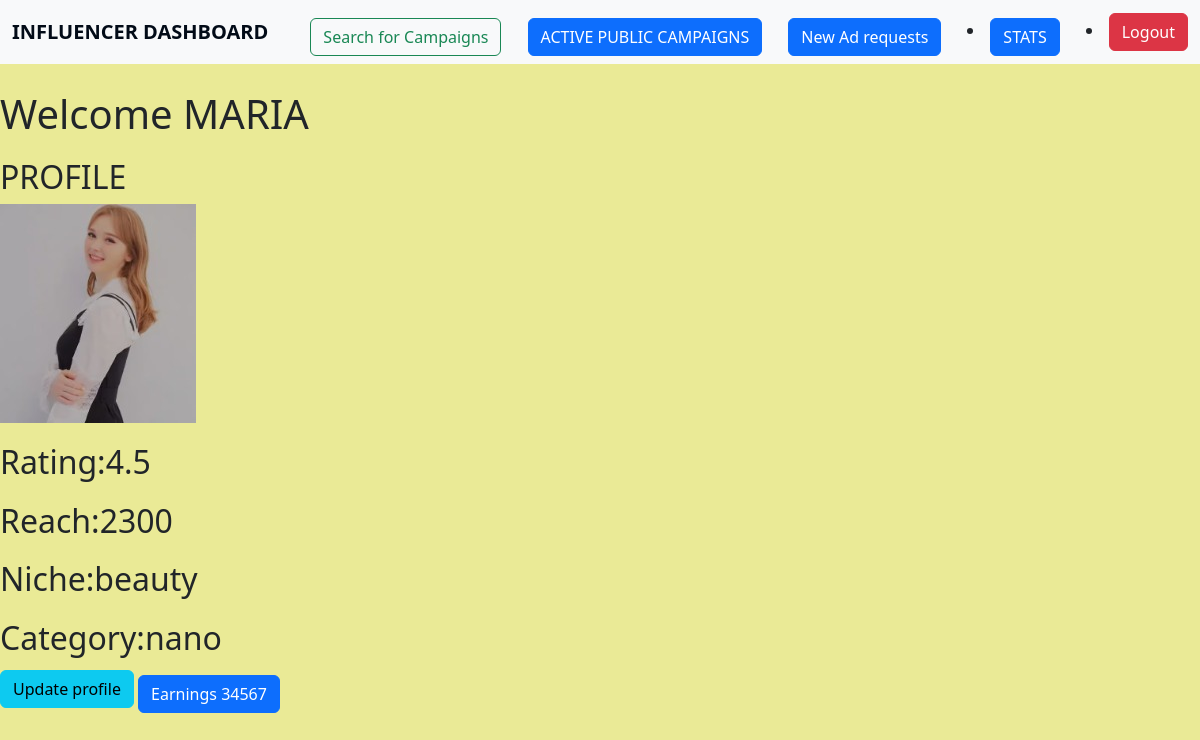
Before: /influencer/201/earnings with the older database file.
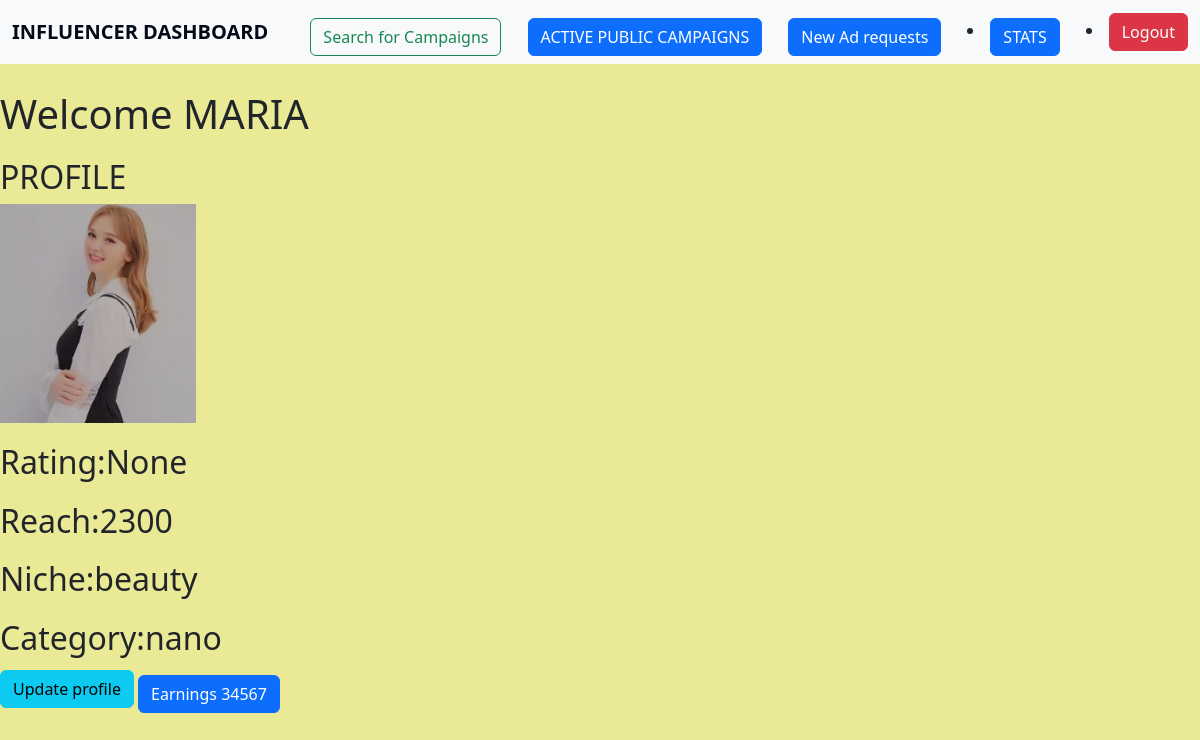
After: the same page with the newer database file.
### application/models.py (models this page shows, shortened)
class Influencer(db.Model):
    __tablename__="influencer"
    inf_id=db.Column(db.String,primary_key=True,nullable=False)
    inf_name=db.Column(db.String)
    inf_password=db.Column(db.String,nullable=False)
    inf_category=db.Column(db.String,nullable=False)
    inf_niche=db.Column(db.String,nullable=False)
    inf_reach=db.Column(db.Integer,nullable=False)
    flagged=db.Column(db.Integer, default=0)
    rating=db.Column(db.Numeric(1,1),default=0)
    inf_req=db.relationship('Adrequest')
    inf_num_rating=db.Column(db.Integer, default=0)
    inf_total_rating=db.Column(db.Numeric, default=0)

### application/controllers.py (the view)
@app.route('/influencer/<inf_id>/earnings',methods=["GET"])
def earnings(inf_id):
    earned=0
    ads=Adrequest.query.all()
    inf=Influencer.query.get(inf_id)
    for x in inf.inf_req:
        if x.status=="accepted":
            earned+=x.pay_amount
        print(earned)
    return render_template("inf_dashboard.html",inf=inf,adreq=ads,earned=earned)

### templates/inf_dashboard.html (shortened to what this page needs)
<!DOCTYPE html>
<html lang="en">
<head>
    <link href="https://cdn.jsdelivr.net/npm/bootstrap@5.3.3/dist/css/bootstrap.min.css" rel="stylesheet">
</head>
<body>
    <h1>Welcome {{inf.inf_name}}</h1>
    <h2>PROFILE</h2>
    <img id="image" src="/static/{{inf.inf_id}}.jpg" alt="profile picture">
    <h2>Rating:{{inf.rating}}</h2>
    <h2>Reach:{{inf.inf_reach}}</h2>
    <h2>Niche:{{inf.inf_niche}}</h2>
    <h2>Category:{{inf.inf_category}}</h2>
    <a href="{{url_for('update_inf',inf_id=inf.inf_id) }}"><button class="btn btn-info">Update profile</button></a>
    <a href="{{url_for('earnings',inf_id=inf.inf_id) }}"><button class="btn btn-primary">Earnings {{earned}}</button></a>
    <nav class="navbar bg-body-tertiary fixed-top">
        <div class="container-fluid">
            <a class="navbar-brand" href="/">INFLUENCER DASHBOARD</a>
            <a href="{{url_for('infsearch', search_type='common',inf_id=inf.inf_id)}}"><button class="btn btn-outline-success" type="button">Search for Campaigns</button></a>
            <a href="{{url_for('active_camp',inf_id=inf.inf_id)}}"><button class="btn btn-primary">ACTIVE PUBLIC CAMPAIGNS</button></a>
            <a href="{{url_for('new_adreq',inf_id=inf.inf_id) }}"><button class="btn btn-primary">New Ad requests </button></a>
            <li class="nav-item"><a href="/"><button class="btn btn-primary">STATS</button></a></li>
            <li class="nav-item"><a href="/inf_login"><button class="btn btn-danger">Logout</button></a></li>
        </div>
    </nav>
</body>
</html>

Changed rows visible on the page:
changed Influencer "MARIA": rating "4.5" → "None"
